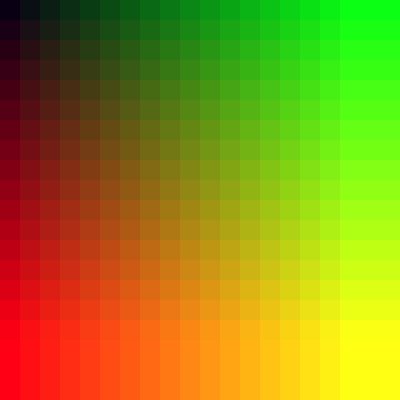
Frame 1 (no input)
Frame 60 (the mouse pressed at the canvas centre just before this capture): identical to frame 1, image omitted
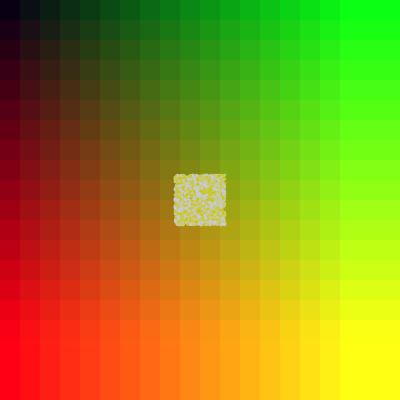
Frame 120 (the mouse held since frame 60 and released just before this capture)

The Processing sketch that drew these frames (run headless with seeded random() and noise(); from frame 60 on, the mouse is pressed at the canvas centre):

// Processing sketch: processing_67203
// ── processing_67203.pde

int num=300;
float[] X=new float[num];
float[] Y=new float[num];
float[] r=new float[num];
float[] g=new float[num];
float[] b=new float[num];



void setup(){
  size(400,400);
  background(255);
  noStroke();
    for(int p=0;p<50;p++){
      for(int q=0;q<50;q++){
      fill(10+p*15,q*15,20);
      rect(q*20,p*20,20,20);
    }
  }
   
}
 


void draw(){

  setCir();
  drawCir(3);
 
 
  
}

void setCir(){
  for(int i=0;i<num;i++){
    X[i]=random(mouseX-25,mouseX+25);
    Y[i]=random(mouseY-25,mouseY+25);
    r[i]=mouseY;
    g[i]=mouseX;
    b[i]=random(255);
    }
}

void drawCir(float dia){
for(int i=0;i<num;i++){
  fill(r[i],g[i],b[i]);
  if (frameCount%10==3&&mousePressed==true){
  ellipse(X[i],Y[i],dia,dia);
   }
  }
}
